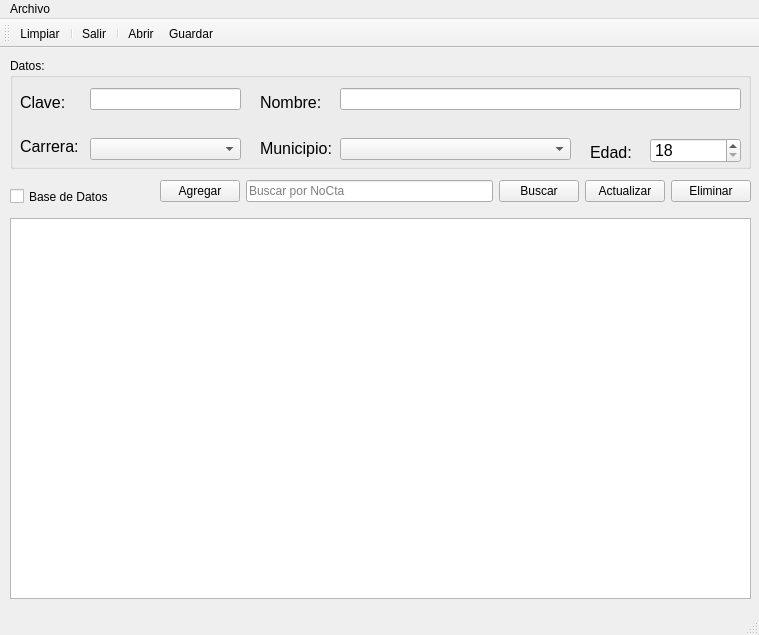
<?xml version="1.0" encoding="UTF-8"?>
<ui version="4.0">
 <class>MainWindow</class>
 <widget class="QMainWindow" name="MainWindow">
  <property name="geometry">
   <rect>
    <x>0</x>
    <y>0</y>
    <width>759</width>
    <height>635</height>
   </rect>
  </property>
  <property name="maximumSize">
   <size>
    <width>759</width>
    <height>635</height>
   </size>
  </property>
  <property name="windowTitle">
   <string>Datos</string>
  </property>
  <property name="windowIcon">
   <iconset>
    <normaloff>../Iconos/user_24.png</normaloff>../Iconos/user_24.png</iconset>
  </property>
  <widget class="QWidget" name="centralwidget">
   <widget class="QWidget" name="layoutWidget">
    <property name="geometry">
     <rect>
      <x>160</x>
      <y>130</y>
      <width>591</width>
      <height>26</height>
     </rect>
    </property>
    <layout class="QHBoxLayout" name="horizontalLayoutButtons">
     <item>
      <widget class="QPushButton" name="btnAgregar">
       <property name="text">
        <string>Agregar</string>
       </property>
       <property name="icon">
        <iconset>
         <normaloff>../Iconos/add_24.png</normaloff>../Iconos/add_24.png</iconset>
       </property>
      </widget>
     </item>
     <item>
      <widget class="QLineEdit" name="lneBuscar">
       <property name="placeholderText">
        <string>Buscar por NoCta </string>
       </property>
      </widget>
     </item>
     <item>
      <widget class="QPushButton" name="btnBuscar">
       <property name="text">
        <string>Buscar</string>
       </property>
       <property name="icon">
        <iconset>
         <normaloff>../Iconos/search_24.png</normaloff>../Iconos/search_24.png</iconset>
       </property>
      </widget>
     </item>
     <item>
      <widget class="QPushButton" name="btnActualizar">
       <property name="text">
        <string>Actualizar</string>
       </property>
       <property name="icon">
        <iconset>
         <normaloff>../Iconos/Actual.png</normaloff>../Iconos/Actual.png</iconset>
       </property>
      </widget>
     </item>
     <item>
      <widget class="QPushButton" name="btnEliminar">
       <property name="text">
        <string>Eliminar</string>
       </property>
       <property name="icon">
        <iconset>
         <normaloff>../Iconos/delete_24.png</normaloff>../Iconos/delete_24.png</iconset>
       </property>
      </widget>
     </item>
    </layout>
   </widget>
   <widget class="QTableView" name="tbvDatos">
    <property name="geometry">
     <rect>
      <x>10</x>
      <y>170</y>
      <width>741</width>
      <height>381</height>
     </rect>
    </property>
   </widget>
   <widget class="QGroupBox" name="groupBox">
    <property name="geometry">
     <rect>
      <x>10</x>
      <y>10</y>
      <width>741</width>
      <height>111</height>
     </rect>
    </property>
    <property name="title">
     <string>Datos:</string>
    </property>
    <widget class="QSpinBox" name="spbEdad">
     <property name="geometry">
      <rect>
       <x>640</x>
       <y>80</y>
       <width>91</width>
       <height>25</height>
      </rect>
     </property>
     <property name="font">
      <font>
       <pointsize>12</pointsize>
      </font>
     </property>
     <property name="minimum">
      <number>18</number>
     </property>
     <property name="maximum">
      <number>25</number>
     </property>
    </widget>
    <widget class="QLabel" name="label">
     <property name="geometry">
      <rect>
       <x>250</x>
       <y>10</y>
       <width>74</width>
       <height>69</height>
      </rect>
     </property>
     <property name="font">
      <font>
       <pointsize>12</pointsize>
      </font>
     </property>
     <property name="text">
      <string>Nombre:</string>
     </property>
    </widget>
    <widget class="QLabel" name="label_3">
     <property name="geometry">
      <rect>
       <x>580</x>
       <y>60</y>
       <width>50</width>
       <height>69</height>
      </rect>
     </property>
     <property name="font">
      <font>
       <pointsize>12</pointsize>
      </font>
     </property>
     <property name="text">
      <string>Edad:</string>
     </property>
    </widget>
    <widget class="QLineEdit" name="lneClave">
     <property name="geometry">
      <rect>
       <x>80</x>
       <y>30</y>
       <width>151</width>
       <height>22</height>
      </rect>
     </property>
     <property name="font">
      <font>
       <pointsize>10</pointsize>
       <weight>75</weight>
       <bold>true</bold>
      </font>
     </property>
     <property name="maxLength">
      <number>8</number>
     </property>
    </widget>
    <widget class="QLineEdit" name="lneNombre">
     <property name="geometry">
      <rect>
       <x>330</x>
       <y>30</y>
       <width>401</width>
       <height>22</height>
      </rect>
     </property>
     <property name="font">
      <font>
       <pointsize>10</pointsize>
      </font>
     </property>
    </widget>
    <widget class="QLabel" name="label_2">
     <property name="geometry">
      <rect>
       <x>10</x>
       <y>10</y>
       <width>51</width>
       <height>69</height>
      </rect>
     </property>
     <property name="font">
      <font>
       <pointsize>12</pointsize>
      </font>
     </property>
     <property name="text">
      <string>Clave:</string>
     </property>
    </widget>
    <widget class="QComboBox" name="cmbCarrera">
     <property name="geometry">
      <rect>
       <x>80</x>
       <y>80</y>
       <width>151</width>
       <height>22</height>
      </rect>
     </property>
    </widget>
    <widget class="QComboBox" name="cmbMunicipio">
     <property name="geometry">
      <rect>
       <x>330</x>
       <y>80</y>
       <width>231</width>
       <height>22</height>
      </rect>
     </property>
    </widget>
    <widget class="QLabel" name="label_4">
     <property name="geometry">
      <rect>
       <x>10</x>
       <y>80</y>
       <width>81</width>
       <height>16</height>
      </rect>
     </property>
     <property name="font">
      <font>
       <pointsize>12</pointsize>
      </font>
     </property>
     <property name="text">
      <string>Carrera:</string>
     </property>
    </widget>
    <widget class="QLabel" name="label_5">
     <property name="geometry">
      <rect>
       <x>250</x>
       <y>80</y>
       <width>101</width>
       <height>21</height>
      </rect>
     </property>
     <property name="font">
      <font>
       <pointsize>12</pointsize>
      </font>
     </property>
     <property name="text">
      <string>Municipio:</string>
     </property>
    </widget>
   </widget>
   <widget class="QCheckBox" name="chbBD">
    <property name="geometry">
     <rect>
      <x>10</x>
      <y>140</y>
      <width>121</width>
      <height>17</height>
     </rect>
    </property>
    <property name="text">
     <string>Base de Datos</string>
    </property>
   </widget>
  </widget>
  <widget class="QMenuBar" name="menubar">
   <property name="geometry">
    <rect>
     <x>0</x>
     <y>0</y>
     <width>759</width>
     <height>21</height>
    </rect>
   </property>
   <widget class="QMenu" name="menuArchivo">
    <property name="title">
     <string>Archivo</string>
    </property>
    <addaction name="actionLimpiar"/>
    <addaction name="separator"/>
    <addaction name="actionSalir_2"/>
   </widget>
   <addaction name="menuArchivo"/>
  </widget>
  <widget class="QStatusBar" name="statusbar"/>
  <widget class="QToolBar" name="toolBar">
   <property name="windowTitle">
    <string>toolBar</string>
   </property>
   <attribute name="toolBarArea">
    <enum>TopToolBarArea</enum>
   </attribute>
   <attribute name="toolBarBreak">
    <bool>false</bool>
   </attribute>
   <addaction name="actionLimpiar_2"/>
   <addaction name="separator"/>
   <addaction name="actionSalir"/>
   <addaction name="separator"/>
   <addaction name="actionAbrir"/>
   <addaction name="actionGuardar"/>
  </widget>
  <action name="actionSalir">
   <property name="icon">
    <iconset>
     <normaloff>../Iconos/log_out_24.png</normaloff>../Iconos/log_out_24.png</iconset>
   </property>
   <property name="text">
    <string>Salir</string>
   </property>
   <property name="shortcut">
    <string>Ctrl+S</string>
   </property>
  </action>
  <action name="actionAgregar_2">
   <property name="icon">
    <iconset>
     <normaloff>../Iconos/add_24.png</normaloff>../Iconos/add_24.png</iconset>
   </property>
   <property name="text">
    <string>Agregar</string>
   </property>
  </action>
  <action name="actionEliminar_2">
   <property name="icon">
    <iconset>
     <normaloff>../Iconos/delete_24.png</normaloff>../Iconos/delete_24.png</iconset>
   </property>
   <property name="text">
    <string>Eliminar</string>
   </property>
  </action>
  <action name="actionBuscar_2">
   <property name="icon">
    <iconset>
     <normaloff>../Iconos/search_24.png</normaloff>../Iconos/search_24.png</iconset>
   </property>
   <property name="text">
    <string>Buscar</string>
   </property>
  </action>
  <action name="actionSalir_2">
   <property name="icon">
    <iconset>
     <normaloff>../Iconos/log_out_24.png</normaloff>../Iconos/log_out_24.png</iconset>
   </property>
   <property name="text">
    <string>Salir</string>
   </property>
  </action>
  <action name="actionLimpiar_2">
   <property name="icon">
    <iconset>
     <normaloff>../iconos/new_24.png</normaloff>../iconos/new_24.png</iconset>
   </property>
   <property name="text">
    <string>Limpiar</string>
   </property>
  </action>
  <action name="actionInsertar">
   <property name="text">
    <string>Insertar</string>
   </property>
  </action>
  <action name="actionConsultar">
   <property name="text">
    <string>Consultar</string>
   </property>
  </action>
  <action name="actionActualizar">
   <property name="text">
    <string>Actualizar</string>
   </property>
  </action>
  <action name="actionEliminar">
   <property name="text">
    <string>Eliminar</string>
   </property>
  </action>
  <action name="actionLimpiar">
   <property name="icon">
    <iconset>
     <normaloff>../iconos/new_24.png</normaloff>../iconos/new_24.png</iconset>
   </property>
   <property name="text">
    <string>Limpiar</string>
   </property>
  </action>
  <action name="actionAbrir">
   <property name="icon">
    <iconset>
     <normaloff>../Iconos/abrir.png</normaloff>../Iconos/abrir.png</iconset>
   </property>
   <property name="text">
    <string>Abrir </string>
   </property>
  </action>
  <action name="actionGuardar">
   <property name="icon">
    <iconset>
     <normaloff>../Iconos/save_24.png</normaloff>../Iconos/save_24.png</iconset>
   </property>
   <property name="text">
    <string>Guardar</string>
   </property>
  </action>
 </widget>
 <tabstops>
  <tabstop>lneClave</tabstop>
  <tabstop>lneNombre</tabstop>
  <tabstop>cmbCarrera</tabstop>
  <tabstop>cmbMunicipio</tabstop>
  <tabstop>spbEdad</tabstop>
  <tabstop>chbBD</tabstop>
  <tabstop>btnAgregar</tabstop>
  <tabstop>lneBuscar</tabstop>
  <tabstop>btnBuscar</tabstop>
  <tabstop>btnActualizar</tabstop>
  <tabstop>btnEliminar</tabstop>
  <tabstop>tbvDatos</tabstop>
 </tabstops>
 <resources/>
 <connections/>
</ui>
